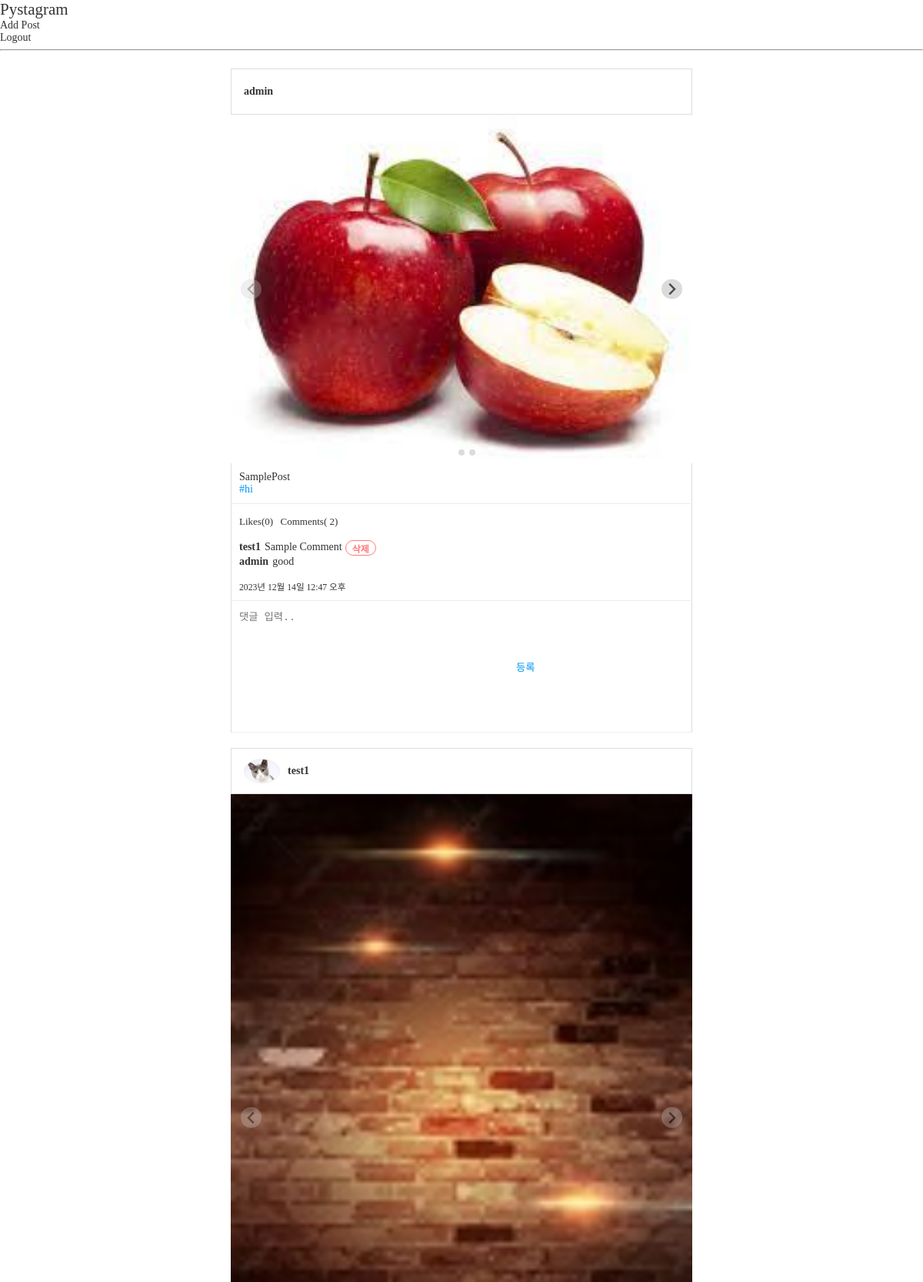
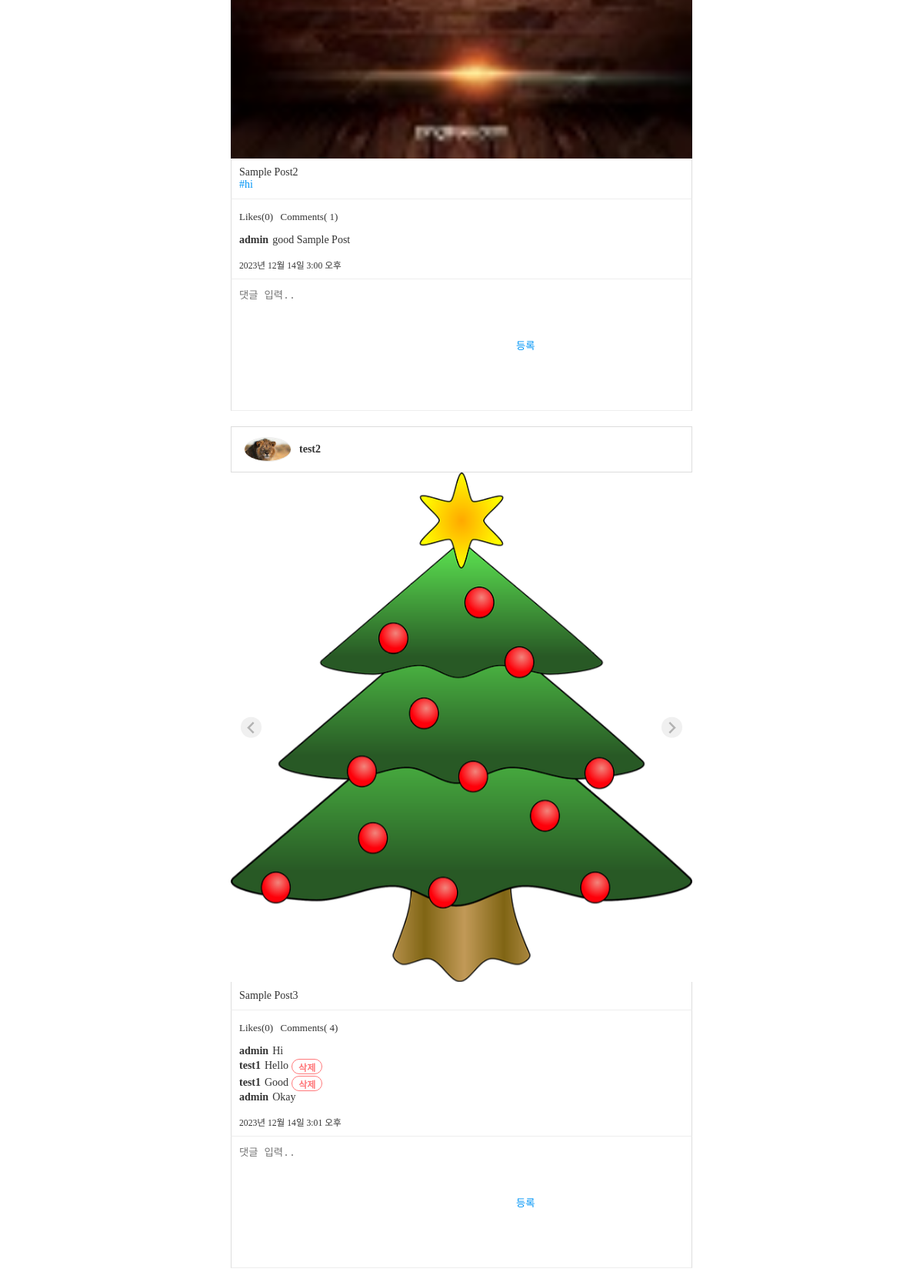
/posts/feeds/ (signed in, upper part), run on the app's committed database (2 pictures, top to bottom).
### posts/models.py (models this page shows, shortened)
class Post(models.Model):
    user = models.ForeignKey(
        "users.User",
        verbose_name="작성자",
        on_delete=models.CASCADE,
    )
    content = models.TextField("내용")
    created = models.DateTimeField("등록일", auto_now_add=True)
    tags = models.ManyToManyField("posts.HashTag", verbose_name="해시태그 목록", blank=True)

class PostImage(models.Model):
    post = models.ForeignKey(
        Post,
        verbose_name="포스트",
        on_delete=models.CASCADE,
    )
    photo = models.ImageField("사진", upload_to="post")

class HashTag(models.Model):
    name = models.CharField("태그명", max_length=50)

class Comment(models.Model):
    user = models.ForeignKey(
        "users.User",
        verbose_name="작성자",
        on_delete=models.CASCADE,
    )
    post = models.ForeignKey(
        Post,
        verbose_name="포스트",
        on_delete=models.CASCADE,
    )
    content = models.TextField("내용")
    created = models.DateTimeField("작성일", auto_now_add=True)

### users/models.py (models this page shows)
class User(AbstractUser):
    profile_image = models.ImageField(
        "프로필 이미지",
        upload_to="users/profile",
        blank=True
        )
    short_description = models.TextField("소개글",  blank=True)

### posts/views.py (the view)
# urls.py: path("feeds/", views.FeedsView.as_view(), name="feeds"),
class FeedsView(TemplateView):
    template_name = "posts/feeds.html"
    def get_context_data(self, **kwargs) :
        user = self.request.user
        if not user.is_authenticated:
            return redirect("users:login")
        context = super().get_context_data(**kwargs)
        context["posts"] = models.Post.objects.all()
        context["comment_form"] = forms.CommentForm()
        return context

### posts/forms.py
class CommentForm(forms.ModelForm):
    class Meta:
        model = models.Comment
        fields = [
            "post",
            "content",
            ]
        widgets = {
            "content" : forms.Textarea(
                attrs={
                    "placeholder": "댓글 입력.."
                }
            )
        }

### posts/templatetags/custom_tags.py (called while the page is built)
@register.filter
def concat(value, arg):
    return f"{value}{arg}"

### templates/posts/feeds.html (shortened to what this page needs)
{% extends "base.html" %}
{% load custom_tags %}
{% block content %}
    {% include "posts/nav.html" %}
    <div id="feeds" class="post-container">
        {% for post in  posts%}
            {% with post.id|stringformat:"s" as post_id %}
            {% url "posts:feeds" as action_redirect_to %}
            {% include "posts/post.html" with action_redirect_url=action_redirect_to|concat:"#post-"|concat:post.id %}
            {% endwith %}
        {% endfor %}
    </div>
{% endblock %}

### templates/posts/post.html (shortened to what this page needs)
<article id="post-{{ post.id }}" class="post">
    <header class="post-header">
        {% if post.user.profile_image %}
        <img src={{ post.user.profile_image.url }}>
        {% endif %}
        <span>{{ post.user.username }}</span>
    </header>
    {% if post.postimage_set.count > 0 %}
    <div class="post-images splide">
        <div class="splide__track">
            <ul class="splide__list">
                {% for image in  post.postimage_set.all %}
                    {% if image.photo %}
                    <li class="splide__slide">
                        <img src="{{ image.photo.url }}">
                    </li>
                    {% endif %}
                {% endfor %}
            </ul>
        </div>
    </div>
    {% endif %}
    <div class="post-content">
        {{ post.content|linebreaksbr }}
        <div class="post-tags">
            {% for tag in post.tags.all %}
                <a href="{% url "posts:tags" tag_name=tag.name %}">#{{ tag.name }}</a>
            {% endfor %}
        </div>
    </div>
    <div class="post-buttons">
        <button>Likes(0)</button>
        <span>Comments( {{ post.comment_set.count }})</span>
    </div>
    <div class="post-comments">
        <ul>
            {% for comment in  post.comment_set.all %}
                <li>
                    <span>{{ comment.user.username }}</span>
                    <span>{{ comment.content }}</span>
                    {% if user == comment.user %}
                    <form action="{% url "posts:comment_delete" comment_id=comment.id %}"
                    method="POST">
                        <button type="submit">삭제</button>
                    </form>
                    {% endif %}
                </li>
            {% endfor %}
        </ul>
    </div>
    <small>{{ post.created }}</small>
    <div class="post-comment-create">
        <form method="POST" action="{% url "posts:comment_add" %}?next={{ action_redirect_url }}">
            {{ comment_form.content }}
            <button type="submit">등록</button>
        </form>
    </div>
</article>

### static/css/style.css (style rules this page uses)
ul, ol { list-style: none; padding: 0; margin: 0; }
a { text-decoration: none; color: #333; }
html { margin: 0; font-family: "Noto Sans KR", serif; font-weight: 300; font-size: 14px; color: #333; height: 100%; }
body { margin: 0; height: 100%; }
input, textarea { border: none; padding: 10px; }
textarea { resize: none; }
.post-container { display: flex; flex-direction: column; align-items: center; box-sizing: border-box; }
@media (min-width: 700px) { .post-container { padding: 0 2.5vw 5vw; } }
article.post { display: flex; flex-direction: column; border-radius: 2px; padding-top: 80px; margin-top: -80px; margin-bottom: 20px; }
@media (min-width: 700px) { article.post { width: 600px; } }
article.post header.post-header { display: flex; flex-direction: row; align-items: center; height: 60px; box-sizing: border-box; padding: 14px 16px; border: 1px solid #ddd; }
article.post header.post-header img { height: 32px; border-radius: 50%; border: 1px solid #eee; box-sizing: border-box; margin-right: 10px; }
article.post header.post-header span { font-weight: bold; }
article.post .post-images img { width: 100%; }
article.post .post-content { padding: 10px; box-sizing: border-box; border-left: 1px solid #ddd; border-right: 1px solid #ddd; border-bottom: 1px solid #eee; }
article.post .post-tags a { color: #0095f6; }
article.post .post-buttons { padding: 10px 7px; border-left: 1px solid #ddd; border-right: 1px solid #ddd; }
article.post .post-buttons a, article.post .post-buttons button, article.post .post-buttons span { background-color: transparent; font-size: 13px; font-family: "Noto Sans KR", serif; line-height: 1; font-weight: 400; height: 25px; box-sizing: border-box; padding: 3px; margin: 0; color: #333; border: none; transition-duration: 0.25s; }
article.post .post-buttons a, article.post .post-buttons button { cursor: pointer; }
article.post .post-comments { padding: 0 10px 10px; border-left: 1px solid #ddd; border-right: 1px solid #ddd; }
article.post .post-comments ul { margin-bottom: 5px; }
article.post .post-comments ul > li { display: flex; flex-direction: row; align-items: center; }
article.post .post-comments ul > li span:first-child { font-weight: bold; margin-right: 5px; }
article.post .post-comments button { color: #ff797b; background-color: transparent; border: 1px solid #ff797b; border-radius: 10px; font-size: 12px; height: 20px; margin-top: 2px; margin-left: 4px; padding: 0 8px; cursor: pointer; transition-duration: 0.25s; font-weight: bold; }
article.post > small { padding: 0 10px 10px; border-left: 1px solid #ddd; border-right: 1px solid #ddd; border-bottom: 1px solid #eee; }
article.post .post-comment-create { display: flex; flex-direction: row; border-left: 1px solid #ddd; border-right: 1px solid #ddd; border-bottom: 1px solid #eee; }
article.post .post-comment-create form { display: flex; flex-grow: 1; flex-direction: row; }
article.post .post-comment-create button { color: #0095f6; background-color: transparent; border: none; padding: 0 15px; cursor: pointer; transition-duration: 0.25s; }

### static/splide/splide.css (style rules this page uses)
.splide__list { -webkit-backface-visibility:hidden; backface-visibility:hidden; display:-ms-flexbox; display:flex; height:100%; margin:0!important; padding:0!important }
.splide { position:relative; visibility:hidden }
.splide.is-initialized,.splide.is-rendered { visibility:visible }
.splide__slide { -webkit-backface-visibility:hidden; backface-visibility:hidden; box-sizing:border-box; -ms-flex-negative:0; flex-shrink:0; list-style-type:none!important; margin:0; position:relative }
.splide__slide img { vertical-align:bottom }
.splide__track { overflow:hidden; position:relative; z-index:0 }
.splide__track--draggable { -webkit-touch-callout:none; -webkit-user-select:none; -ms-user-select:none; user-select:none }
.splide__slide { -webkit-tap-highlight-color:transparent }

### data on the page
Post: user.username "admin", content "SamplePost", comment_set.count "2", created "2023년 12월 14일 12:47 오후"
PostImage: photo (picture)
HashTag: name "hi"
Comment: user.username "test1", content "Sample Comment", shows "삭제"
Comment: user.username "admin", content "good"
Post: user.profile_image (picture), user.username "test1", content "Sample Post2", comment_set.count "1", created "2023년 12월 14일 3:00 오후"
PostImage: photo (picture)
Comment: user.username "admin", content "good Sample Post"
Post: user.profile_image (picture), user.username "test2", content "Sample Post3", comment_set.count "4", created "2023년 12월 14일 3:01 오후"
PostImage: photo (picture)
Comment: user.username "admin", content "Hi"
Comment: user.username "test1", content "Hello", shows "삭제"
Comment: user.username "test1", content "Good", shows "삭제"
Comment: user.username "admin", content "Okay"
